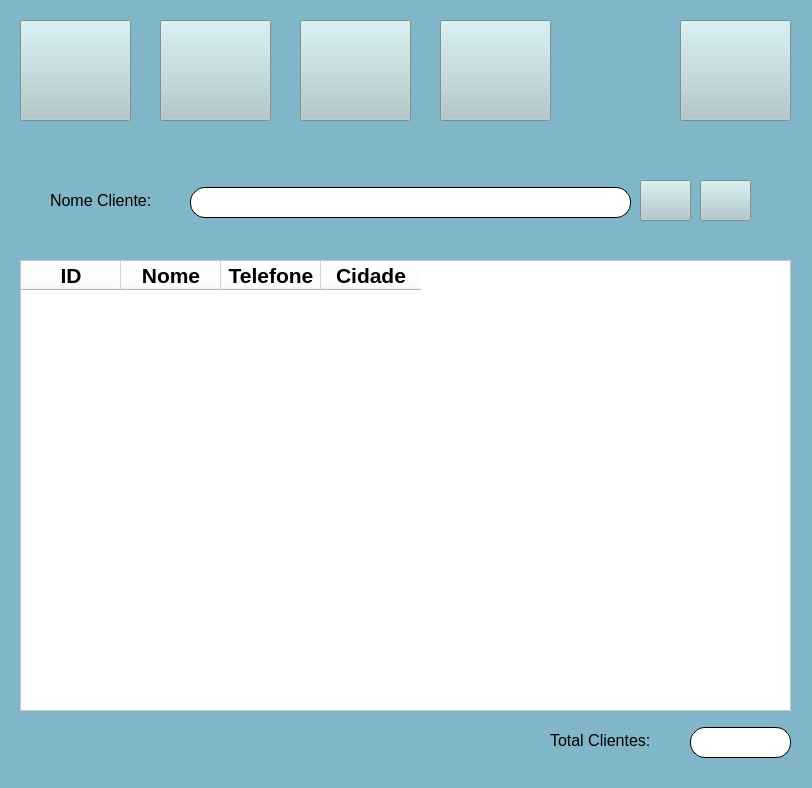
<?xml version="1.0" encoding="UTF-8"?>
<ui version="4.0">
 <class>FormCliente</class>
 <widget class="QWidget" name="FormCliente">
  <property name="geometry">
   <rect>
    <x>0</x>
    <y>0</y>
    <width>812</width>
    <height>788</height>
   </rect>
  </property>
  <property name="windowTitle">
   <string>Form</string>
  </property>
  <property name="styleSheet">
   <string notr="true">background-color: rgb(129, 181, 200);</string>
  </property>
  <widget class="QPushButton" name="bt_adicionar">
   <property name="geometry">
    <rect>
     <x>20</x>
     <y>20</y>
     <width>111</width>
     <height>101</height>
    </rect>
   </property>
   <property name="toolTip">
    <string>&lt;html&gt;&lt;head/&gt;&lt;body&gt;&lt;p align=&quot;center&quot;&gt;&lt;span style=&quot; font-size:12pt; font-weight:600;&quot;&gt;Adicionar Cliente&lt;/span&gt;&lt;/p&gt;&lt;/body&gt;&lt;/html&gt;</string>
   </property>
   <property name="styleSheet">
    <string notr="true">image: url(:/adicionar_cliente/imagens/adicionar.png);
background-color: rgb(173, 200, 202);</string>
   </property>
   <property name="text">
    <string/>
   </property>
  </widget>
  <widget class="QPushButton" name="bt_alterar">
   <property name="geometry">
    <rect>
     <x>160</x>
     <y>20</y>
     <width>111</width>
     <height>101</height>
    </rect>
   </property>
   <property name="toolTip">
    <string>&lt;html&gt;&lt;head/&gt;&lt;body&gt;&lt;p align=&quot;center&quot;&gt;&lt;span style=&quot; font-size:12pt; font-weight:600;&quot;&gt;Editar Cliente&lt;/span&gt;&lt;/p&gt;&lt;/body&gt;&lt;/html&gt;</string>
   </property>
   <property name="styleSheet">
    <string notr="true">image: url(:/alterar_cliente/imagens/editar.png);
background-color: rgb(173, 200, 202);</string>
   </property>
   <property name="text">
    <string/>
   </property>
  </widget>
  <widget class="QPushButton" name="bt_consultar">
   <property name="geometry">
    <rect>
     <x>300</x>
     <y>20</y>
     <width>111</width>
     <height>101</height>
    </rect>
   </property>
   <property name="toolTip">
    <string>&lt;html&gt;&lt;head/&gt;&lt;body&gt;&lt;p align=&quot;center&quot;&gt;&lt;span style=&quot; font-size:12pt; font-weight:600;&quot;&gt;Consultar Cliente&lt;/span&gt;&lt;/p&gt;&lt;/body&gt;&lt;/html&gt;</string>
   </property>
   <property name="styleSheet">
    <string notr="true">image: url(:/consultar_cliente/imagens/pesquisar.png);
background-color: rgb(173, 200, 202);</string>
   </property>
   <property name="text">
    <string/>
   </property>
  </widget>
  <widget class="QPushButton" name="bt_retornar">
   <property name="geometry">
    <rect>
     <x>680</x>
     <y>20</y>
     <width>111</width>
     <height>101</height>
    </rect>
   </property>
   <property name="toolTip">
    <string>&lt;html&gt;&lt;head/&gt;&lt;body&gt;&lt;p align=&quot;center&quot;&gt;&lt;span style=&quot; font-size:12pt; font-weight:600;&quot;&gt;Voltar&lt;/span&gt;&lt;/p&gt;&lt;/body&gt;&lt;/html&gt;</string>
   </property>
   <property name="styleSheet">
    <string notr="true">image: url(:/voltar/imagens/voltar.png);
background-color: rgb(173, 200, 202);</string>
   </property>
   <property name="text">
    <string/>
   </property>
  </widget>
  <widget class="QPushButton" name="bt_excluir">
   <property name="geometry">
    <rect>
     <x>440</x>
     <y>20</y>
     <width>111</width>
     <height>101</height>
    </rect>
   </property>
   <property name="toolTip">
    <string>&lt;html&gt;&lt;head/&gt;&lt;body&gt;&lt;p align=&quot;center&quot;&gt;&lt;span style=&quot; font-size:12pt; font-weight:600;&quot;&gt;Excluir Cliente&lt;/span&gt;&lt;/p&gt;&lt;/body&gt;&lt;/html&gt;</string>
   </property>
   <property name="styleSheet">
    <string notr="true">image: url(:/excluir_cliente/imagens/deletar.png);
background-color: rgb(173, 200, 202);</string>
   </property>
   <property name="text">
    <string/>
   </property>
  </widget>
  <widget class="QLineEdit" name="txt_nomeCliente">
   <property name="geometry">
    <rect>
     <x>190</x>
     <y>187</y>
     <width>441</width>
     <height>31</height>
    </rect>
   </property>
   <property name="font">
    <font>
     <pointsize>11</pointsize>
    </font>
   </property>
   <property name="styleSheet">
    <string notr="true">border-radius: 15px;
background-color: rgb(255, 255, 255);
border-style: outset;
border-color: black;
border-width: 1px</string>
   </property>
   <property name="text">
    <string/>
   </property>
  </widget>
  <widget class="QLabel" name="lb_nomeCliente">
   <property name="geometry">
    <rect>
     <x>50</x>
     <y>180</y>
     <width>131</width>
     <height>41</height>
    </rect>
   </property>
   <property name="font">
    <font>
     <pointsize>12</pointsize>
    </font>
   </property>
   <property name="text">
    <string>Nome Cliente:</string>
   </property>
  </widget>
  <widget class="QPushButton" name="bt_pesquisar">
   <property name="geometry">
    <rect>
     <x>640</x>
     <y>180</y>
     <width>51</width>
     <height>41</height>
    </rect>
   </property>
   <property name="toolTip">
    <string>&lt;html&gt;&lt;head/&gt;&lt;body&gt;&lt;p align=&quot;center&quot;&gt;&lt;span style=&quot; font-size:12pt; font-weight:600;&quot;&gt;Consultar Cliente por Nome&lt;/span&gt;&lt;/p&gt;&lt;/body&gt;&lt;/html&gt;</string>
   </property>
   <property name="styleSheet">
    <string notr="true">image: url(:/pesquisa/imagens/pesquisa.png);
background-color: rgb(173, 200, 202);</string>
   </property>
   <property name="text">
    <string/>
   </property>
  </widget>
  <widget class="QPushButton" name="bt_pesquisarGeral">
   <property name="geometry">
    <rect>
     <x>700</x>
     <y>180</y>
     <width>51</width>
     <height>41</height>
    </rect>
   </property>
   <property name="toolTip">
    <string>&lt;html&gt;&lt;head/&gt;&lt;body&gt;&lt;p align=&quot;center&quot;&gt;&lt;span style=&quot; font-size:12pt; font-weight:600;&quot;&gt;Verificar Lista Completa Cliente&lt;/span&gt;&lt;/p&gt;&lt;/body&gt;&lt;/html&gt;</string>
   </property>
   <property name="styleSheet">
    <string notr="true">image: url(:/pesquisageral/imagens/filtro.png);
background-color: rgb(173, 200, 202);</string>
   </property>
   <property name="text">
    <string/>
   </property>
  </widget>
  <widget class="QTableWidget" name="tb_cliente">
   <property name="geometry">
    <rect>
     <x>20</x>
     <y>260</y>
     <width>771</width>
     <height>451</height>
    </rect>
   </property>
   <property name="font">
    <font>
     <family>MS Shell Dlg 2</family>
     <pointsize>12</pointsize>
    </font>
   </property>
   <property name="styleSheet">
    <string notr="true">background-color: rgb(255, 255, 255);</string>
   </property>
   <property name="textElideMode">
    <enum>Qt::ElideRight</enum>
   </property>
   <column>
    <property name="text">
     <string>ID</string>
    </property>
    <property name="font">
     <font>
      <pointsize>16</pointsize>
      <weight>75</weight>
      <bold>true</bold>
     </font>
    </property>
   </column>
   <column>
    <property name="text">
     <string>Nome</string>
    </property>
    <property name="font">
     <font>
      <pointsize>16</pointsize>
      <weight>75</weight>
      <bold>true</bold>
     </font>
    </property>
   </column>
   <column>
    <property name="text">
     <string>Telefone</string>
    </property>
    <property name="font">
     <font>
      <pointsize>16</pointsize>
      <weight>75</weight>
      <bold>true</bold>
     </font>
    </property>
   </column>
   <column>
    <property name="text">
     <string>Cidade</string>
    </property>
    <property name="font">
     <font>
      <pointsize>16</pointsize>
      <weight>75</weight>
      <bold>true</bold>
     </font>
    </property>
   </column>
  </widget>
  <widget class="QLineEdit" name="txt_totalCliente">
   <property name="geometry">
    <rect>
     <x>690</x>
     <y>727</y>
     <width>101</width>
     <height>31</height>
    </rect>
   </property>
   <property name="font">
    <font>
     <pointsize>11</pointsize>
    </font>
   </property>
   <property name="styleSheet">
    <string notr="true">border-radius: 15px;
background-color: rgb(255, 255, 255);
border-style: outset;
border-color: black;
border-width: 1px</string>
   </property>
   <property name="text">
    <string/>
   </property>
   <property name="alignment">
    <set>Qt::AlignCenter</set>
   </property>
   <property name="readOnly">
    <bool>true</bool>
   </property>
   <property name="placeholderText">
    <string/>
   </property>
  </widget>
  <widget class="QLabel" name="lb_totalCliente">
   <property name="geometry">
    <rect>
     <x>550</x>
     <y>720</y>
     <width>131</width>
     <height>41</height>
    </rect>
   </property>
   <property name="font">
    <font>
     <pointsize>12</pointsize>
    </font>
   </property>
   <property name="text">
    <string>Total Clientes:</string>
   </property>
  </widget>
 </widget>
 <resources>
  <include location="../../../Cursos/Python e QT Creator/sistema_login_cliente_produto/adicionar_cliente.qrc"/>
  <include location="../../../Cursos/Python e QT Creator/sistema_login_cliente_produto/pesquisageral.qrc"/>
  <include location="../../../Cursos/Python e QT Creator/sistema_login_cliente_produto/pesquisa.qrc"/>
  <include location="../../../Cursos/Python e QT Creator/sistema_login_cliente_produto/voltar.qrc"/>
  <include location="../../../Cursos/Python e QT Creator/sistema_login_cliente_produto/excluir_cliente.qrc"/>
  <include location="../../../Cursos/Python e QT Creator/sistema_login_cliente_produto/consultar_cliente.qrc"/>
  <include location="../../../Cursos/Python e QT Creator/sistema_login_cliente_produto/alterar_cliente.qrc"/>
 </resources>
 <connections/>
</ui>
